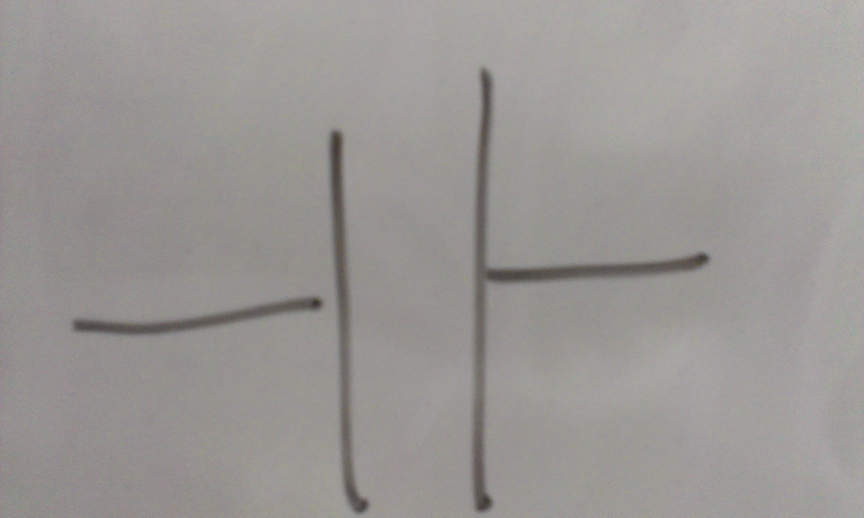
#> input picture circuits/data/capacitor108.jpg, 2592 x 1552 px (shown at 1/3 size)
$ jupyter execute --allow-errors componentrecognition.ipynb   (shell and % lines are left out)   (Python 2 division)   (older library calls are emulated)
#> lines starting #> are read from the running program, lines starting #| are printed output that depends on the picture
# SmarterBoard Circuit Component Classification

### Abstract

Feature Extraction: Exposure <b>Histograms</b> of Gabor Filtered Images along diagonal (i.e front/back-slash) gradients, <b>raw pixel values</b>.

Classifiers: Nearest Neighbors, Logistic Regression, Random Forest

Highest Average Performance: <b>88.8%</b>, LogisticRegression over 5 runs with histograms of 8 bins trained on <b> pixel values + gabor "/" "\" histogram </b>

[cell 1]
# --- IPython Notebook Setup

[cell 2]
# --- Imports

import os
import sys

import cv2
import numpy as np
import matplotlib.pyplot as plt
import pandas as pd
import Image
from scipy import misc
from skimage import io, transform, exposure
from skimage.filter import threshold_otsu, gabor_filter

from sklearn.linear_model import LogisticRegression, Perceptron
from sklearn.neighbors import KNeighborsClassifier
from sklearn.ensemble import RandomForestClassifier
from sklearn.naive_bayes import GaussianNB
from sklearn.svm import SVC
from sklearn.cross_validation import train_test_split
from sklearn.metrics import confusion_matrix
from sklearn.metrics import accuracy_score

[cell 3]
# --- Linux vs Windows Data Directory Compatibility

OS = os.name # 'nt' if in Windows 7

if OS == 'nt':
    TRAIN_DATA_DIR = os.path.join(os.path.abspath('.'),'data\\')
else:
    TRAIN_DATA_DIR = os.path.join(os.path.abspath('.'),'data/')

NUM_TRAIN = len(os.listdir(TRAIN_DATA_DIR))

### Feature Extraction - Directional Gradient Histogram, Sobel + Gabor Filters

[cell 4]
class Preprocessing:

    @staticmethod
    def binary_from_thresh(img):
        """ Base function for converting to binary using a threshold """
        thresh = threshold_otsu(img)
        binary = img < thresh
        return binary

    @staticmethod
    def binary_from_laplacian(img):
        """ Function that converts an image into binary using
        a laplacian transform and feeding it into binary_from_thresh """
        laplacian = cv2.Laplacian(img,cv2.CV_64F)
        return Preprocessing.binary_from_thresh(laplacian)

    @staticmethod
    def scale_image(img,scaler,org_dim):
        """ resizes an image based on a certain scaler
        args:
            scaler: int or float. A value of 1.0 would output a image.shape = org_dim
            org_dim: tuple. Denoting (width, height)
        returns: ndarray. Scaled image """
        width, height = org_dim
        output_size = (int(scaler*width), int(scaler*height))
        return cv2.resize(img, output_size)

    @staticmethod
    def standardize_shape(img):
        """ standardizes the shape of the images to a tested shape for gabor filters """
        return Preprocessing.scale_image(img, scaler=.25, org_dim=(256,153))

    @staticmethod
    def angle_pass_filter(img, frequency, theta):
        """ returns the magnitude of a gabor filter response for a certain angle """
        real, imag = gabor_filter(img, frequency, theta)
        mag = np.sqrt(np.square(real) + np.square(imag))
        return mag

    @staticmethod
    def frontslash_filter(img,denom=5.0,freq=0.4):
        """ intensifies edges that look like a frontslash '/' """
        theta = np.pi*(1.0/denom)
        return Preprocessing.angle_pass_filter(img,freq,theta)

    @staticmethod
    def backslash_filter(img,denom=5.0,freq=0.4):
        """ intensifies edges that look like a backslash '\' """
        theta = np.pi*(1.0 - 1.0/denom)
        return Preprocessing.angle_pass_filter(img,freq,theta)

[cell 5]
class FeatureExtraction:

    @staticmethod
    def mean_exposure_hist(nbins, *images):
        """ calculates mean histogram of many exposure histograms
        args:
            nbins: number of bins
            *args: must be images (ndarrays) i.e r1, r2
        returns:
            histogram capturing pixel intensities """
        hists = []
        for img in images:
            hist, _ = exposure.histogram(img,nbins)
            hists.append(hist)
        return np.sum(hists, axis=0) / len(images)

    @staticmethod
    def mean_exposure_hist_from_gabor(img,nbins):
        frontslash = Preprocessing.frontslash_filter(img)
        backslash = Preprocessing.backslash_filter(img)
        return np.array(FeatureExtraction.mean_exposure_hist(nbins,frontslash,backslash))

### Data Loading and Formatting

[cell 6]
def getTrainFilenames(n):
    filenames = os.listdir(TRAIN_DATA_DIR)
    np.random.shuffle(filenames)
    filenames = filenames[:n]
    return filenames

def isResistorFromFilename(filenames):
    is_resistor = [fn[0]=="r" for fn in filenames]
    return is_resistor

def loadImage(filename, nbins):
    image = cv2.imread(filename, cv2.CV_LOAD_IMAGE_GRAYSCALE)
    image = Preprocessing.standardize_shape(image)
    h = FeatureExtraction.mean_exposure_hist_from_gabor(image,nbins)
    image = image.flatten()
    return np.hstack((image, h)) # h takes up the last nbins rows of the feature vector

def loadTrain(n, nbins, verbose=False):
    filenames = getTrainFilenames(n)
    is_resistor = isResistorFromFilename(filenames)
    I = []
    if verbose:
        for i in range(n):
            fn = filenames[i]
            print os.sys.stdout.write('.')
            I.append(loadImage(TRAIN_DATA_DIR + fn, nbins))
    else:
        for i in range(n):
            fn = filenames[i]
            I.append(loadImage(TRAIN_DATA_DIR + fn, nbins))
    return I, is_resistor

### Component Classification System

[cell 7]
def component_clf_sys(nbins, clf):
    """ returns an accuracy score for X (pixels + hist)

    nbins: number of bins for exposure histogram of the gabor filtered images
    clf: an instantiated classifier object
    """
#     print "\nLoading Images and Extracting Features..."
    X, y = loadTrain(NUM_TRAIN, nbins)
    X, y = (np.array(X), np.array(y))

#     print "\nSplitting into Training and Test Sets..."
    X_train, X_test, y_train, y_test = train_test_split(X, y, train_size=0.66)

#     print "\nTraining Classifier..."
    clf.fit(X_train, y_train)

    # Evaluate Predictions
    y_pred = clf.predict(X_test)


    accuracy = accuracy_score(y_test,y_pred)

    return accuracy

### Average performance for nruns of the component classification system

<a href="http://www.cs.toronto.edu/~psala/ML/ML-Project.pdf"> Component Recognition Paper </a> , if we want to imporve our accuracy

[cell 8]
def avg_perf_component_clf_sys(nruns, nbins, clf):
    """ Caculates average accuracy performance from nruns of the classifier system

    nruns: number of runs
    nbins: number of bins for the exposure histogram
    clf: instantiated classifier object
    """
    perf = []
    for i in xrange(nruns):
        accuracy = component_clf_sys(nbins, clf)
        perf.append(accuracy)
    return np.mean(perf)

#### KNeighborsClassifier performance over 5 runs for a 8 bin histogram

[cell 9]
def compareClassifiers(clfs):
    """ Caculates average performance of the component classification system for given ML Classifiers """
    for clf in clfs:
        avg_perf = avg_perf_component_clf_sys(5, 8, clf)
        print "\nAverage performance of {} when trained on pixels + histogram: ".format(clf.__str__()) + str(avg_perf)
#> this loop made 1 pass
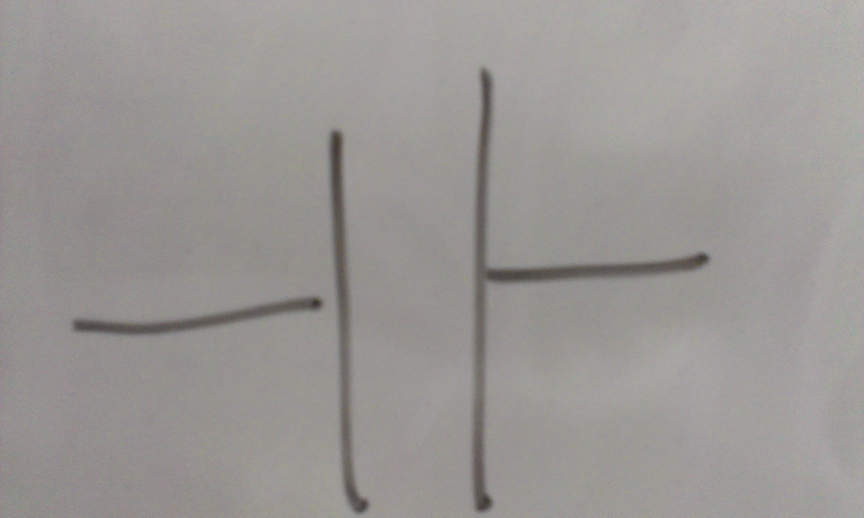
#> input picture circuits/data/capacitor108.jpg, 2592 x 1552 px (shown at 1/3 size)
#> pass 1, in loadImage, `image = Preprocessing.standardize_shape(image)`:
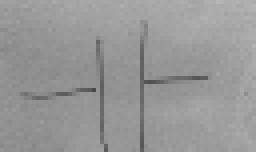
#> image: shape (38, 64) (shown 4 times larger); min 72, max 182, mean 151.8
#> pass 1, in angle_pass_filter, `real, imag = gabor_filter(img, frequency, theta)`:
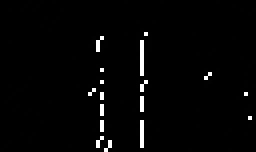
#> real: shape (38, 64) (shown 4 times larger); min 0, max 255, mean 5.3
#> pass 1, in angle_pass_filter, `real, imag = gabor_filter(img, frequency, theta)`:
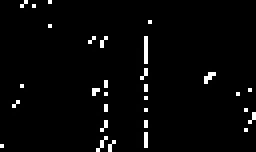
#> imag: shape (38, 64) (shown 4 times larger); min 0, max 255, mean 6.8

[cell 10]
classifiers = [
    LogisticRegression(),
    SVC(kernel='linear')]

#> (a cell that did not finish here is left out)

#> (a cell that did not finish here is left out)

#> (a cell that did not finish here is left out)

[cell 14]
def compareKNN():
    avg_perf_X, avg_perf_h = avg_perf_component_clf_sys(5, 8, KNeighborsClassifier)
#> call 3 of angle_pass_filter, with frequency = 0.4, theta = 0.628
#> in angle_pass_filter (call 3), `mag = np.sqrt(np.square(real) + np.square(imag))`:
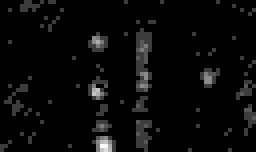
#> mag: shape (38, 64) float16 (shown 4 times larger); min 0, max 4.12, mean 0.148; drawn with min black and max white
#> call 4 of angle_pass_filter, with frequency = 0.4, theta = 2.51
#> in angle_pass_filter (call 4), `real, imag = gabor_filter(img, frequency, theta)`:
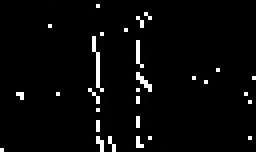
#> imag: shape (38, 64) (shown 4 times larger); min 0, max 255, mean 8.2
#> in angle_pass_filter (call 4), `mag = np.sqrt(np.square(real) + np.square(imag))`:
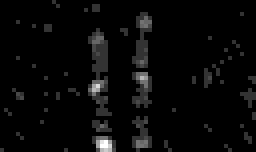
#> mag: shape (38, 64) float16 (shown 4 times larger); min 0, max 5, mean 0.163; drawn with min black and max white
    print "\nAverage performance (nruns=5,nbins=8,clf=KNN) when trained on pixels + histogram: " + str(avg_perf_X)
    print "\nAverage performance (nruns=5,nbins=8,clf=KNN) when trained on histogram alone: " + str(avg_perf_h)

#> (the rest of this cell did not finish here and is left out)

#### LogisticRegressions performance over 5 runs for a 8 bin histogram

[cell 15]
def compareLogisticRegression():
    avg_perf_X, avg_perf_h = avg_perf_component_clf_sys(5, 8, LogisticRegression)
    print "\nAverage performance (nruns=5,nbins=8,clf=GMM) when trained on pixels + histogram: " + str(avg_perf_X)
    print "\nAverage performance (nruns=5,nbins=8,clf=GMM) when trained on histogram alone: " + str(avg_perf_h)

#> (the rest of this cell did not finish here and is left out)

#### RandomForestClassifier performance over 5 runs for a 8 bin histogram

[cell 16]
def compareRF():
    avg_perf_X, avg_perf_h = avg_perf_component_clf_sys(5, 8, RandomForestClassifier)

$ run again, on circuits/data/capacitor115.jpg
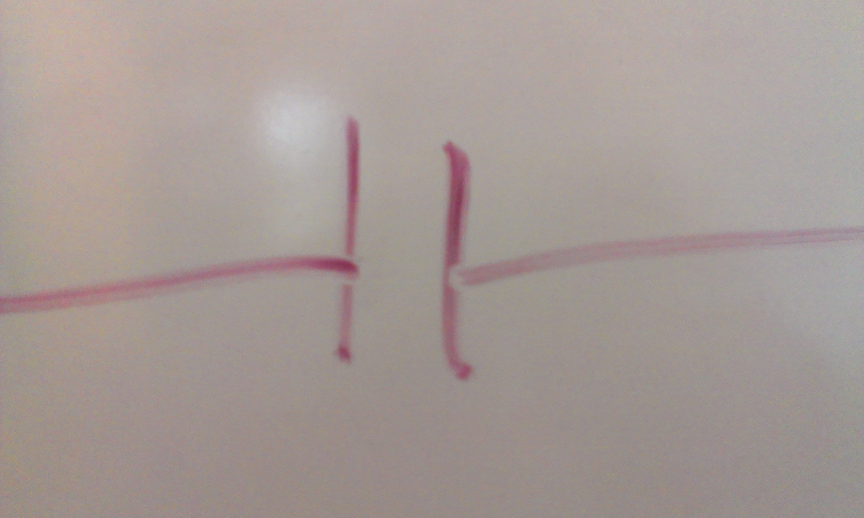
#> input picture circuits/data/capacitor115.jpg, 2592 x 1552 px (shown at 1/3 size)
#> the loop in compareClassifiers, `for clf in clfs:` made 1 pass
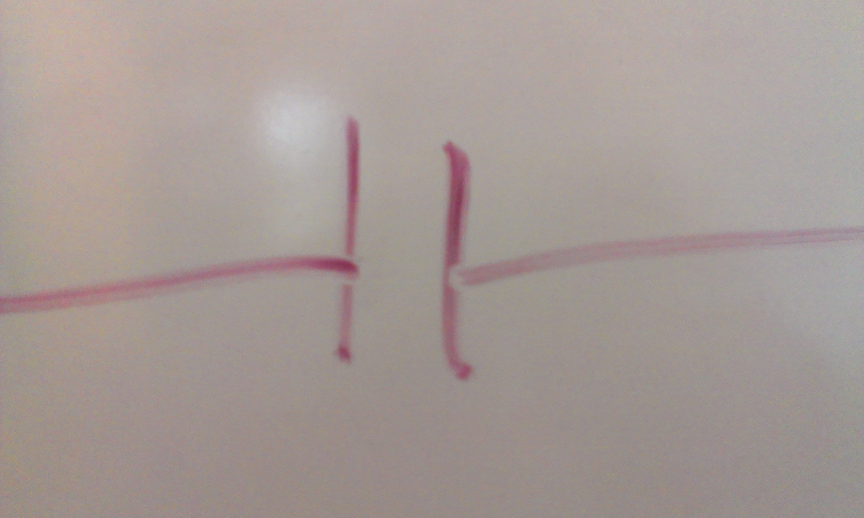
#> input picture circuits/data/capacitor115.jpg, 2592 x 1552 px (shown at 1/3 size)
#> pass 1, in angle_pass_filter, `real, imag = gabor_filter(img, frequency, theta)`:
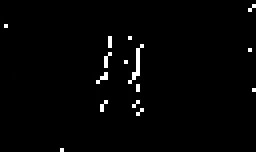
#> imag: shape (38, 64) (shown 4 times larger); min 0, max 255, mean 4.1
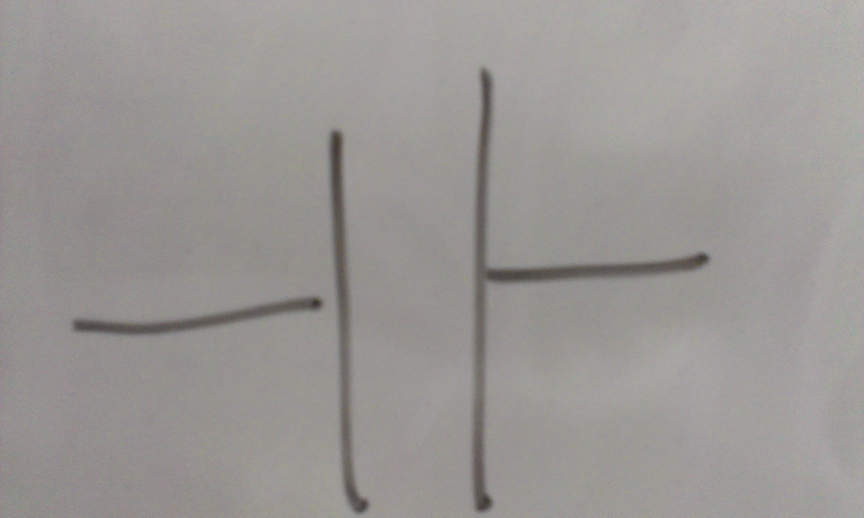
#> input picture circuits/data/capacitor108.jpg, 2592 x 1552 px (shown at 1/3 size)

$ run again, on circuits/data/capacitor117.jpg
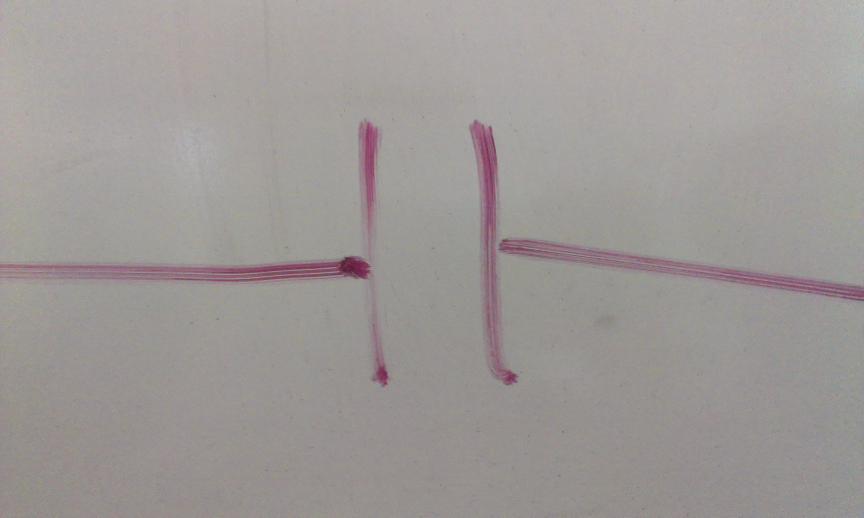
#> input picture circuits/data/capacitor117.jpg, 2592 x 1552 px (shown at 1/3 size)
#> the loop in compareClassifiers, `for clf in clfs:` made 1 pass
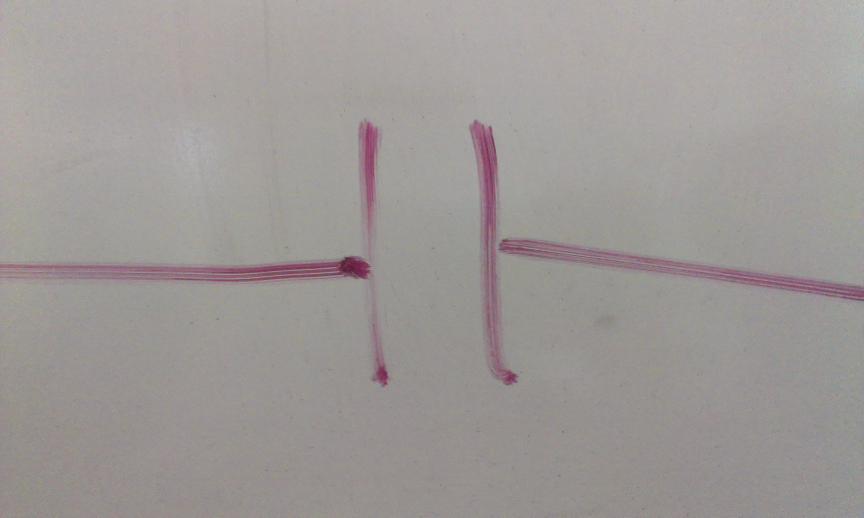
#> input picture circuits/data/capacitor117.jpg, 2592 x 1552 px (shown at 1/3 size)
#> pass 1, in angle_pass_filter, `real, imag = gabor_filter(img, frequency, theta)`:
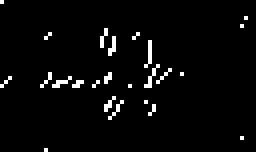
#> imag: shape (38, 64) (shown 4 times larger); min 0, max 255, mean 8.1
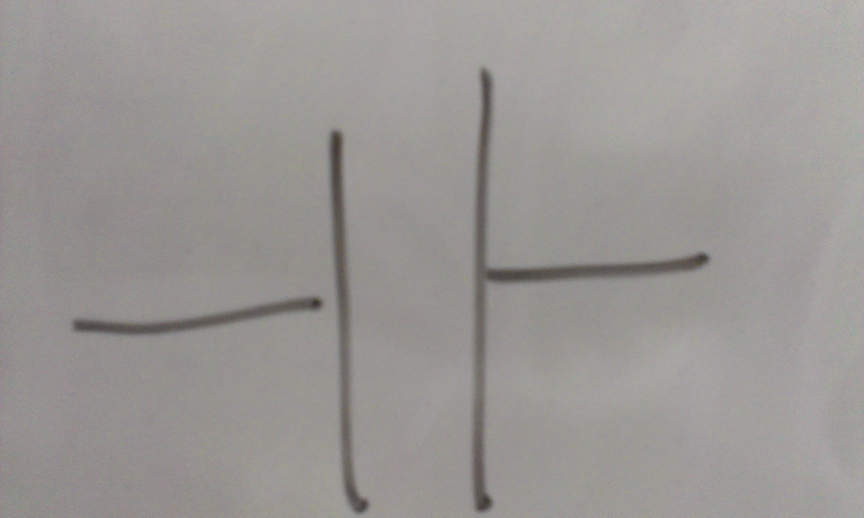
#> input picture circuits/data/capacitor108.jpg, 2592 x 1552 px (shown at 1/3 size)
